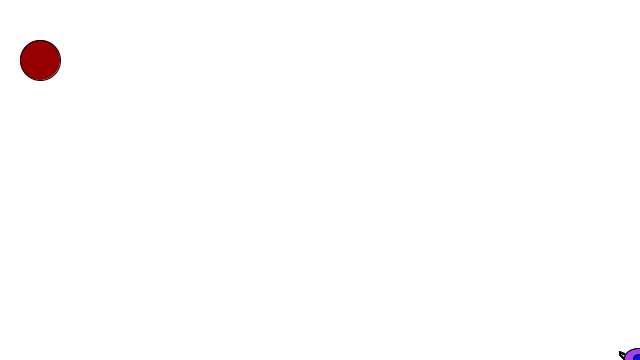
Frame 1 (no input)
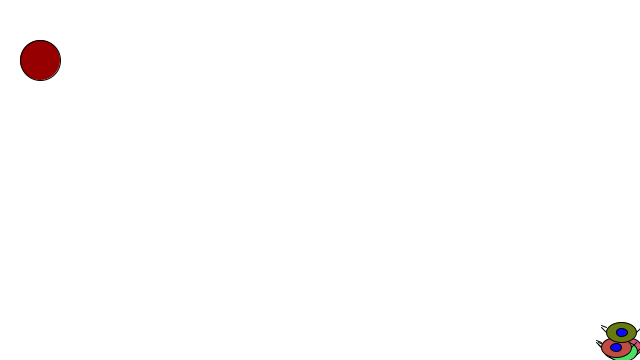
Frame 60 (the mouse pressed at the canvas centre just before this capture)
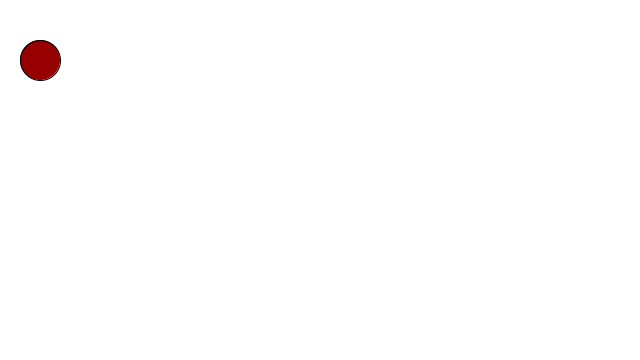
Frame 120 (the mouse held since frame 60 and released just before this capture)

The Processing sketch that drew these frames (run headless with seeded random() and noise(); from frame 60 on, the mouse is pressed at the canvas centre):

// Processing sketch: lab7
// ── lab7.pde
//CellWalkerExample
//Make a cell that is a random walker that can walk 10 steps in either direction
Tumor tumor1;
PVector source;

void setup() {
  size(640, 360);
  tumor1 = new Tumor(new PVector(width, height), 0.2, 0.02, 0.5, 10);
  source = new PVector(40, 60);
}

void draw() {
  // Run the tumor object
  background(255);
  tumor1.run();
  println(tumor1.cellcount());
  //draw source
  fill(150, 0, 0);
  ellipse(source.x, source.y, 40, 40);
}

// ── CellWalker.pde
// CellWalker Class (progenitor cell)
class CellWalker {
  PVector position;
  PVector velocity;
  float telomeres;
  float lifespan;
  color cellColor;     // New parameter for cell color

  CellWalker(PVector p, color c) {
    // Constructor - initialization
    // Define initial location
    position = p.copy();
    velocity = new PVector(0, 0);
    lifespan = random(50); //in simulation one, this was - lifespan = 50
    telomeres = 10; //this is the changed parameter for simulation 2 - in simulation one, this was - telomeres = random(10)
    cellColor = c;
  }

  void display() {
    // display as a stroke - point
    float x = position.x;
    float y = position.y;
    // Draw Cell Body
    fill(cellColor);
    ellipse(x, y, 30, 20);

    // Draw Cell nucleus
    float eyeR = int(lifespan);
    float eyeG = int(lifespan);
    float eyeB = 255;
    fill(eyeR, eyeG, eyeB); // nucleus depends on random variables
    ellipse(x, y, 11, 8);

    // Draw Cell Receptors
    stroke(0);
    // receptors depend on old mouse position
    line(x - 15, y, x - 20, y - 5);
    line(x - 15, y - 5, x - 20, y - 7);
    line(x + 15, y, x + 20, y - 5);
  }

  void run() {
    step();
    display();
  }

  boolean isDead() {
    return lifespan < 0.0;
  }

  CellWalker reproduce() {
    // add a new CellWalker to the grid
    CellWalker c = new CellWalker(position, cellColor);
    c.telomeres = telomeres;
    mutate();
    return c;
  }
  
   void mutate() {
    float mutateRate = 0.001;

    if (random(1) < mutateRate) {
      telomeres += random(-10, 10);
    }
  }

  void step() {
    float r = random(1);
    // A 30% of moving towards a source
    if (r < 0.3) {
      PVector velocity = PVector.sub(source, position);
      velocity.normalize();
      position.add(velocity);
      lifespan -= 0.5;
    } else {
      velocity = new PVector(random(-2, 2), random(-2, 2));
      position.add(velocity);
      lifespan -= 0.5;
    }

    position.x = constrain(position.x, 0, width - 1);
    position.y = constrain(position.y, 0, height - 1);
  }
}

// ── StemCell.pde
class StemCell extends CellWalker {
  float divRate;
  float symprob;

  StemCell(PVector p, float tsymprob) {
    super(p, color(random(255), random(255), random(255)));
    telomeres = 255;
    symprob = tsymprob;
  }

  CellWalker reproduce() {
    if (random(1) < symprob) {
      return new StemCell(position, symprob);
    } else {
      return super.reproduce();
    }
  }
}

// ── tumor.pde
class Tumor {
  ArrayList<CellWalker> cells;
  float prolif, symprob, divRate;
  int initialPopulation;

  Tumor(PVector p, float tsymprob, float tprolif, float tdivRate, int initialPop) {
    cells = new ArrayList<CellWalker>();
    for (int i = 0; i < initialPop; i++) {
      cells.add(new StemCell(p, symprob));
    }
    prolif = tprolif;
    symprob = tsymprob;
    divRate = tdivRate;
    initialPopulation = initialPop;
  }

  boolean isPSDead() {
    return cells.size() == 0;
  }

  void run() {
    for (int i = cells.size() - 1; i >= 0; i--) {
      CellWalker cell = cells.get(i);
      cell.run();
      if (cell.isDead()) {
        cells.remove(i);
      } else {
        if (random(1) < divRate) {
          if ((cell.telomeres > 1) && (random(1) < prolif)) {
            CellWalker newCell = cell.reproduce();
            cells.add(newCell);
            cell.telomeres--;
          }
        }
      }
    }
  }

  int cellcount() {
    return cells.size();
  }
}
